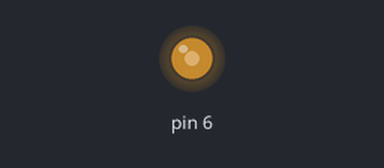
Bench run of a sketch on a simulated Arduino Uno, built with avr-gcc and run on an emulated ATmega328P. On the bench: output pins drawn as LEDs (lit = HIGH). At 0.0 s the program stops and its outputs stay as they are.

Above: at 0.1 s.
Timing chart, 0 to 1.5 s (numbered marks = the images above):
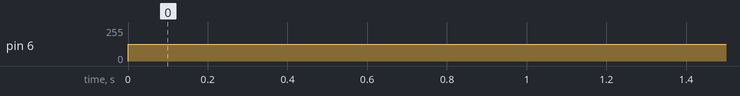

Measured:
- by itself, pin 6: 0/255 → 127/255 at 0.00 s

The sketch:

lab04_ex011.ino
```cpp
/* N = 16MHz/(256*976.56)
     = 64

   OCR0 = 0.5*256 - 1
        = 127
*/


#include <avr/io.h>
int main(void)
{

	DDRD = DDRD | (1<<6);// set the pin 6 of port d as output
    OCR0A |= 127;// obtained the value of OCR0A reg as 127
    TCCR0B |= (1<<CS01)|(1<<CS00) ; // 1/64 prescalar
    TCCR0B &=  ~(1<<CS02);

    TCCR0A |= (1<<COM0A1)|(1<<WGM00)|(1<<WGM01);//non inverting mode of  fast PWM mode


    while(1){

    }


}
```
